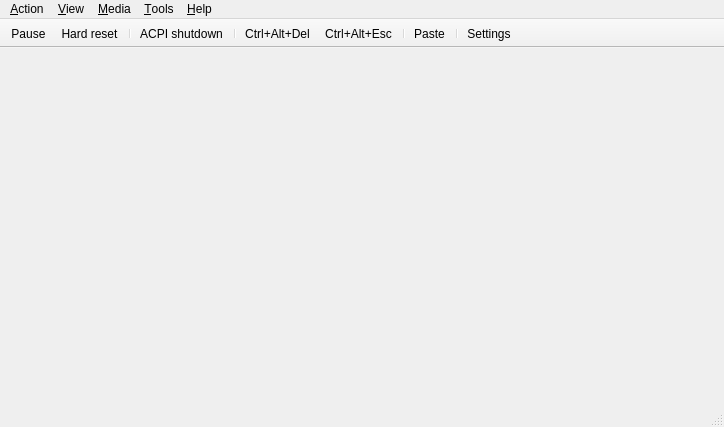
<?xml version="1.0" encoding="UTF-8"?>
<ui version="4.0">
 <class>MainWindow</class>
 <widget class="QMainWindow" name="MainWindow">
  <property name="geometry">
   <rect>
    <x>0</x>
    <y>0</y>
    <width>724</width>
    <height>427</height>
   </rect>
  </property>
  <property name="windowTitle">
   <string>86Box</string>
  </property>
  <widget class="QWidget" name="centralwidget">
   <property name="sizePolicy">
    <sizepolicy hsizetype="Expanding" vsizetype="Expanding">
     <horstretch>0</horstretch>
     <verstretch>0</verstretch>
    </sizepolicy>
   </property>
   <layout class="QVBoxLayout" name="verticalLayout">
    <property name="spacing">
     <number>0</number>
    </property>
    <property name="leftMargin">
     <number>0</number>
    </property>
    <property name="topMargin">
     <number>0</number>
    </property>
    <property name="rightMargin">
     <number>0</number>
    </property>
    <property name="bottomMargin">
     <number>0</number>
    </property>
    <item>
     <widget class="RendererStack" name="stackedWidget">
      <property name="sizePolicy">
       <sizepolicy hsizetype="Expanding" vsizetype="Expanding">
        <horstretch>0</horstretch>
        <verstretch>0</verstretch>
       </sizepolicy>
      </property>
     </widget>
    </item>
   </layout>
  </widget>
  <widget class="QMenuBar" name="menubar">
   <property name="geometry">
    <rect>
     <x>0</x>
     <y>0</y>
     <width>724</width>
     <height>21</height>
    </rect>
   </property>
   <widget class="QMenu" name="menuAction">
    <property name="title">
     <string>&amp;Action</string>
    </property>
    <widget class="QMenu" name="menuTablet_tool">
     <property name="title">
      <string>&amp;Tablet tool</string>
     </property>
     <addaction name="actionPen"/>
     <addaction name="actionCursor_Puck"/>
    </widget>
    <addaction name="menuTablet_tool"/>
    <addaction name="separator"/>
    <addaction name="actionKeyboard_requires_capture"/>
    <addaction name="actionRight_CTRL_is_left_ALT"/>
    <addaction name="separator"/>
    <addaction name="actionUpdate_mouse_every_CPU_frame"/>
    <addaction name="separator"/>
    <addaction name="actionAuto_pause"/>
    <addaction name="actionPause"/>
    <addaction name="separator"/>
    <addaction name="actionHard_Reset"/>
    <addaction name="actionCtrl_Alt_Del"/>
    <addaction name="separator"/>
    <addaction name="actionCtrl_Alt_Esc"/>
    <addaction name="separator"/>
    <addaction name="actionPasteText"/>
    <addaction name="separator"/>
    <addaction name="actionExit"/>
   </widget>
   <widget class="QMenu" name="menuTools">
    <property name="title">
     <string>&amp;Tools</string>
    </property>
    <widget class="QMenu" name="menuSound">
     <property name="title">
      <string>S&amp;ound</string>
     </property>
     <addaction name="actionMute_Unmute"/>
     <addaction name="separator"/>
     <addaction name="actionSound_gain"/>
    </widget>
    <addaction name="actionSettings"/>
    <addaction name="actionUpdate_status_bar_icons"/>
    <addaction name="separator"/>
    <addaction name="actionEnable_Discord_integration"/>
    <addaction name="separator"/>
    <addaction name="actionTake_screenshot"/>
    <addaction name="menuSound"/>
    <addaction name="separator"/>
    <addaction name="actionPreferences"/>
    <addaction name="separator"/>
    <addaction name="actionBegin_trace"/>
    <addaction name="actionEnd_trace"/>
    <addaction name="separator"/>
    <addaction name="actionMCA_devices"/>
    <addaction name="separator"/>
    <addaction name="actionOpen_printer_tray"/>
    <addaction name="actionOpen_screenshots_folder"/>
   </widget>
   <widget class="QMenu" name="menuView">
    <property name="title">
     <string>&amp;View</string>
    </property>
    <widget class="QMenu" name="menuRenderer">
     <property name="title">
      <string>Re&amp;nderer</string>
     </property>
     <addaction name="actionSoftware_Renderer"/>
     <addaction name="actionOpenGL_3_0_Core"/>
     <addaction name="actionVulkan"/>
     <addaction name="actionVNC"/>
    </widget>
    <widget class="QMenu" name="menuWindow_scale_factor">
     <property name="title">
      <string>&amp;Window scale factor</string>
     </property>
     <addaction name="action0_5x"/>
     <addaction name="action1x"/>
     <addaction name="action1_5x"/>
     <addaction name="action2x"/>
     <addaction name="action3x"/>
     <addaction name="action4x"/>
     <addaction name="action5x"/>
     <addaction name="action6x"/>
     <addaction name="action7x"/>
     <addaction name="action8x"/>
    </widget>
    <widget class="QMenu" name="menuFilter_method">
     <property name="title">
      <string>Fi&amp;lter method</string>
     </property>
     <addaction name="actionNearest"/>
     <addaction name="actionLinear"/>
    </widget>
    <widget class="QMenu" name="menuFullscreen_stretch_mode">
     <property name="title">
      <string>Fullscreen &amp;stretch mode</string>
     </property>
     <addaction name="actionFullScreen_stretch"/>
     <addaction name="actionFullScreen_43"/>
     <addaction name="actionFullScreen_keepRatio"/>
     <addaction name="actionFullScreen_int"/>
     <addaction name="actionFullScreen_int43"/>
    </widget>
    <widget class="QMenu" name="menuEGA_S_VGA_settings">
     <property name="title">
      <string>EGA/(S)&amp;VGA settings</string>
     </property>
     <widget class="QMenu" name="menuVGA_screen_type">
      <property name="title">
       <string>VGA screen &amp;type</string>
      </property>
      <addaction name="actionRGB_Color"/>
      <addaction name="actionRGB_Grayscale"/>
      <addaction name="actionAmber_monitor"/>
      <addaction name="actionGreen_monitor"/>
      <addaction name="actionWhite_monitor"/>
     </widget>
     <widget class="QMenu" name="menuGrayscale_conversion_type">
      <property name="title">
       <string>Grayscale &amp;conversion type</string>
      </property>
      <addaction name="actionBT601_NTSC_PAL"/>
      <addaction name="actionBT709_HDTV"/>
      <addaction name="actionAverage"/>
     </widget>
     <addaction name="actionInverted_VGA_monitor"/>
     <addaction name="menuVGA_screen_type"/>
     <addaction name="menuGrayscale_conversion_type"/>
    </widget>
    <widget class="QMenu" name="menuOpenGL_input_stretch_mode">
     <property name="title">
      <string>OpenGL input stretch mode</string>
     </property>
     <addaction name="action_Full_screen_stretch_gl"/>
     <addaction name="action_4_3_gl"/>
     <addaction name="action_Square_pixels_keep_ratio_gl"/>
     <addaction name="action_Integer_scale_gl"/>
     <addaction name="action4_3_Integer_scale_gl"/>
    </widget>
    <widget class="QMenu" name="menuOpenGL_input_scale">
     <property name="title">
      <string>OpenGL input scale</string>
     </property>
     <addaction name="action_0_5x_2"/>
     <addaction name="action_1x_2"/>
     <addaction name="action1_5x_2"/>
     <addaction name="action_2x_2"/>
     <addaction name="action_3x_2"/>
     <addaction name="action_4x_2"/>
     <addaction name="action_5x_2"/>
     <addaction name="action_6x_2"/>
     <addaction name="action_7x_2"/>
     <addaction name="action_8x_2"/>
    </widget>
    <addaction name="actionHide_tool_bar"/>
    <addaction name="actionHide_status_bar"/>
    <addaction name="separator"/>
    <addaction name="actionShow_non_primary_monitors"/>
    <addaction name="actionResizable_window"/>
    <addaction name="actionRemember_size_and_position"/>
    <addaction name="separator"/>
    <addaction name="menuRenderer"/>
    <addaction name="actionRenderer_options"/>
    <addaction name="menuOpenGL_input_stretch_mode"/>
    <addaction name="menuOpenGL_input_scale"/>
    <addaction name="separator"/>
    <addaction name="actionSpecify_dimensions"/>
    <addaction name="actionForce_4_3_display_ratio"/>
    <addaction name="menuWindow_scale_factor"/>
    <addaction name="menuFilter_method"/>
    <addaction name="actionHiDPI_scaling"/>
    <addaction name="separator"/>
    <addaction name="actionFullscreen"/>
    <addaction name="menuFullscreen_stretch_mode"/>
    <addaction name="actionApply_fullscreen_stretch_mode_when_maximized"/>
    <addaction name="actionCGA_composite_settings"/>
    <addaction name="menuEGA_S_VGA_settings"/>
    <addaction name="separator"/>
    <addaction name="actionCGA_PCjr_Tandy_EGA_S_VGA_overscan"/>
    <addaction name="actionChange_contrast_for_monochrome_display"/>
   </widget>
   <widget class="QMenu" name="menuMedia">
    <property name="title">
     <string>&amp;Media</string>
    </property>
   </widget>
   <widget class="QMenu" name="menuAbout">
    <property name="title">
     <string>&amp;Help</string>
    </property>
    <addaction name="actionDocumentation"/>
    <addaction name="actionAbout_86Box"/>
    <addaction name="actionAbout_Qt"/>
   </widget>
   <addaction name="menuAction"/>
   <addaction name="menuView"/>
   <addaction name="menuMedia"/>
   <addaction name="menuTools"/>
   <addaction name="menuAbout"/>
  </widget>
  <widget class="QStatusBar" name="statusbar"/>
  <widget class="QToolBar" name="toolBar">
   <property name="contextMenuPolicy">
    <enum>Qt::ContextMenuPolicy::PreventContextMenu</enum>
   </property>
   <property name="windowTitle">
    <string notr="true">toolBar</string>
   </property>
   <property name="autoFillBackground">
    <bool>true</bool>
   </property>
   <property name="movable">
    <bool>false</bool>
   </property>
   <property name="allowedAreas">
    <set>Qt::ToolBarArea::TopToolBarArea</set>
   </property>
   <property name="iconSize">
    <size>
     <width>16</width>
     <height>16</height>
    </size>
   </property>
   <property name="toolButtonStyle">
    <enum>Qt::ToolButtonStyle::ToolButtonIconOnly</enum>
   </property>
   <property name="floatable">
    <bool>false</bool>
   </property>
   <attribute name="toolBarArea">
    <enum>TopToolBarArea</enum>
   </attribute>
   <attribute name="toolBarBreak">
    <bool>false</bool>
   </attribute>
   <addaction name="actionPause"/>
   <addaction name="actionHard_Reset"/>
   <addaction name="separator"/>
   <addaction name="actionACPI_Shutdown"/>
   <addaction name="separator"/>
   <addaction name="actionCtrl_Alt_Del"/>
   <addaction name="actionCtrl_Alt_Esc"/>
   <addaction name="separator"/>
   <addaction name="actionPasteText"/>
   <addaction name="separator"/>
   <addaction name="actionSettings"/>
  </widget>
  <action name="actionUpdate_mouse_every_CPU_frame">
   <property name="checkable">
    <bool>true</bool>
   </property>
   <property name="text">
    <string>&amp;Update mouse every CPU frame</string>
   </property>
  </action>
  <action name="actionAuto_pause">
   <property name="checkable">
    <bool>true</bool>
   </property>
   <property name="text">
    <string>&amp;Auto-pause on focus loss</string>
   </property>
  </action>
  <action name="actionKeyboard_requires_capture">
   <property name="checkable">
    <bool>true</bool>
   </property>
   <property name="text">
    <string>&amp;Keyboard requires capture</string>
   </property>
  </action>
  <action name="actionRight_CTRL_is_left_ALT">
   <property name="checkable">
    <bool>true</bool>
   </property>
   <property name="text">
    <string>&amp;Right CTRL is left ALT</string>
   </property>
  </action>
  <action name="actionHard_Reset">
   <property name="icon">
    <iconset resource="../qt_resources.qrc">
     <normaloff>:/menuicons/qt/icons/hard_reset.ico</normaloff>:/menuicons/qt/icons/hard_reset.ico</iconset>
   </property>
   <property name="text">
    <string>&amp;Hard reset</string>
   </property>
   <property name="iconVisibleInMenu">
    <bool>false</bool>
   </property>
  </action>
  <action name="actionCtrl_Alt_Del">
   <property name="icon">
    <iconset resource="../qt_resources.qrc">
     <normaloff>:/menuicons/qt/icons/send_cad.ico</normaloff>:/menuicons/qt/icons/send_cad.ico</iconset>
   </property>
   <property name="text">
    <string>&amp;Ctrl+Alt+Del</string>
   </property>
   <property name="toolTip">
    <string>Ctrl+Alt+Del</string>
   </property>
   <property name="shortcut">
    <string>Ctrl+F12</string>
   </property>
   <property name="iconVisibleInMenu">
    <bool>false</bool>
   </property>
   <property name="shortcutVisibleInContextMenu">
    <bool>false</bool>
   </property>
  </action>

  <action name="actionPasteText">
   <property name="icon">
    <iconset resource="../qt_resources.qrc">
     <normaloff>:/menuicons/qt/icons/paste.ico</normaloff>:/menuicons/qt/icons/paste.ico
    </iconset>
   </property>
   <property name="text">
    <string>&amp;Paste</string>
   </property>
   <property name="toolTip">
    <string>Paste text</string>
   </property>
   <property name="shortcut">
    <string>Ctrl+Alt+Ins</string>
   </property>
   <property name="iconVisibleInMenu">
    <bool>false</bool>
   </property>
   <property name="shortcutVisibleInContextMenu">
    <bool>false</bool>
   </property>
  </action>
  
  <action name="actionCtrl_Alt_Esc">
   <property name="icon">
    <iconset resource="../qt_resources.qrc">
     <normaloff>:/menuicons/qt/icons/send_cae.ico</normaloff>:/menuicons/qt/icons/send_cae.ico</iconset>
   </property>
   <property name="text">
    <string>Ctrl+Alt+&amp;Esc</string>
   </property>
   <property name="iconVisibleInMenu">
    <bool>false</bool>
   </property>
  </action>
  <action name="actionPause">
   <property name="icon">
    <iconset resource="../qt_resources.qrc">
     <normaloff>:/menuicons/qt/icons/pause.ico</normaloff>:/menuicons/qt/icons/pause.ico</iconset>
   </property>
   <property name="text">
    <string>&amp;Pause</string>
   </property>
   <property name="iconVisibleInMenu">
    <bool>false</bool>
   </property>
  </action>
  <action name="actionExit">
   <property name="text">
    <string>E&amp;xit</string>
   </property>
   <property name="menuRole">
    <enum>QAction::MenuRole::QuitRole</enum>
   </property>
  </action>
  <action name="actionSettings">
   <property name="icon">
    <iconset resource="../qt_resources.qrc">
     <normaloff>:/menuicons/qt/icons/settings.ico</normaloff>:/menuicons/qt/icons/settings.ico</iconset>
   </property>
   <property name="text">
    <string>&amp;Settings...</string>
   </property>
   <property name="menuRole">
    <enum>QAction::MenuRole::NoRole</enum>
   </property>
   <property name="iconVisibleInMenu">
    <bool>false</bool>
   </property>
  </action>
  <action name="actionFullscreen">
   <property name="text">
    <string>&amp;Fullscreen</string>
   </property>
   <property name="shortcut">
    <string>Ctrl+Alt+PgUp</string>
   </property>
  </action>
  <action name="actionSoftware_Renderer">
   <property name="checkable">
    <bool>true</bool>
   </property>
   <property name="text">
    <string>&amp;Qt (Software)</string>
   </property>
   <property name="vid_api" stdset="0">
    <number>0</number>
   </property>
  </action>
  <action name="actionHide_status_bar">
   <property name="checkable">
    <bool>true</bool>
   </property>
   <property name="text">
    <string>&amp;Hide status bar</string>
   </property>
  </action>
  <action name="actionResizable_window">
   <property name="checkable">
    <bool>true</bool>
   </property>
   <property name="text">
    <string>&amp;Resizeable window</string>
   </property>
  </action>
  <action name="actionRemember_size_and_position">
   <property name="checkable">
    <bool>true</bool>
   </property>
   <property name="text">
    <string>R&amp;emember size &amp;&amp; position</string>
   </property>
  </action>
  <action name="actionSpecify_dimensions">
   <property name="text">
    <string>Specify &amp;dimensions...</string>
   </property>
  </action>
  <action name="actionForce_4_3_display_ratio">
   <property name="checkable">
    <bool>true</bool>
   </property>
   <property name="text">
    <string>Force &amp;4:3 display ratio</string>
   </property>
  </action>
  <action name="actionHiDPI_scaling">
   <property name="checkable">
    <bool>true</bool>
   </property>
   <property name="text">
    <string>Hi&amp;DPI scaling</string>
   </property>
  </action>
  <action name="actionCGA_PCjr_Tandy_EGA_S_VGA_overscan">
   <property name="checkable">
    <bool>true</bool>
   </property>
   <property name="text">
    <string>CGA/PCjr/Tandy/E&amp;GA/(S)VGA overscan</string>
   </property>
  </action>
  <action name="actionChange_contrast_for_monochrome_display">
   <property name="checkable">
    <bool>true</bool>
   </property>
   <property name="text">
    <string>Change contrast for &amp;monochrome display</string>
   </property>
  </action>
  <action name="action0_5x">
   <property name="checkable">
    <bool>true</bool>
   </property>
   <property name="text">
    <string>&amp;0.5x</string>
   </property>
  </action>
  <action name="action1x">
   <property name="checkable">
    <bool>true</bool>
   </property>
   <property name="text">
    <string>&amp;1x</string>
   </property>
  </action>
  <action name="action1_5x">
   <property name="checkable">
    <bool>true</bool>
   </property>
   <property name="text">
    <string>1.&amp;5x</string>
   </property>
  </action>
  <action name="action2x">
   <property name="checkable">
    <bool>true</bool>
   </property>
   <property name="text">
    <string>&amp;2x</string>
   </property>
  </action>
  <action name="action3x">
   <property name="checkable">
    <bool>true</bool>
   </property>
   <property name="text">
    <string>&amp;3x</string>
   </property>
  </action>
  <action name="action4x">
   <property name="checkable">
    <bool>true</bool>
   </property>
   <property name="text">
    <string>&amp;4x</string>
   </property>
  </action>
  <action name="action5x">
   <property name="checkable">
    <bool>true</bool>
   </property>
   <property name="text">
    <string>&amp;5x</string>
   </property>
  </action>
  <action name="action6x">
   <property name="checkable">
    <bool>true</bool>
   </property>
   <property name="text">
    <string>&amp;6x</string>
   </property>
  </action>
  <action name="action7x">
   <property name="checkable">
    <bool>true</bool>
   </property>
   <property name="text">
    <string>&amp;7x</string>
   </property>
  </action>
  <action name="action8x">
   <property name="checkable">
    <bool>true</bool>
   </property>
   <property name="text">
    <string>&amp;8x</string>
   </property>
  </action>
  <action name="actionNearest">
   <property name="checkable">
    <bool>true</bool>
   </property>
   <property name="text">
    <string>&amp;Nearest</string>
   </property>
  </action>
  <action name="actionLinear">
   <property name="checkable">
    <bool>true</bool>
   </property>
   <property name="text">
    <string>&amp;Linear</string>
   </property>
  </action>
  <action name="actionFullScreen_stretch">
   <property name="checkable">
    <bool>true</bool>
   </property>
   <property name="text">
    <string>&amp;Full screen stretch</string>
   </property>
  </action>
  <action name="actionFullScreen_43">
   <property name="checkable">
    <bool>true</bool>
   </property>
   <property name="text">
    <string>&amp;4:3</string>
   </property>
  </action>
  <action name="actionFullScreen_keepRatio">
   <property name="checkable">
    <bool>true</bool>
   </property>
   <property name="text">
    <string>&amp;Square pixels (Keep ratio)</string>
   </property>
  </action>
  <action name="actionFullScreen_int">
   <property name="checkable">
    <bool>true</bool>
   </property>
   <property name="text">
    <string>&amp;Integer scale</string>
   </property>
  </action>
  <action name="actionFullScreen_int43">
   <property name="checkable">
    <bool>true</bool>
   </property>
   <property name="text">
    <string>4:&amp;3 Integer scale</string>
   </property>
  </action>
  <action name="actionInverted_VGA_monitor">
   <property name="checkable">
    <bool>true</bool>
   </property>
   <property name="text">
    <string>&amp;Inverted VGA monitor</string>
   </property>
  </action>
  <action name="actionRGB_Color">
   <property name="checkable">
    <bool>true</bool>
   </property>
   <property name="text">
    <string>RGB &amp;Color</string>
   </property>
  </action>
  <action name="actionRGB_Grayscale">
   <property name="checkable">
    <bool>true</bool>
   </property>
   <property name="text">
    <string>&amp;RGB Grayscale</string>
   </property>
  </action>
  <action name="actionAmber_monitor">
   <property name="checkable">
    <bool>true</bool>
   </property>
   <property name="text">
    <string>&amp;Amber monitor</string>
   </property>
  </action>
  <action name="actionGreen_monitor">
   <property name="checkable">
    <bool>true</bool>
   </property>
   <property name="text">
    <string>&amp;Green monitor</string>
   </property>
  </action>
  <action name="actionWhite_monitor">
   <property name="checkable">
    <bool>true</bool>
   </property>
   <property name="text">
    <string>&amp;White monitor</string>
   </property>
  </action>
  <action name="actionBT601_NTSC_PAL">
   <property name="checkable">
    <bool>true</bool>
   </property>
   <property name="text">
    <string>BT&amp;601 (NTSC/PAL)</string>
   </property>
  </action>
  <action name="actionBT709_HDTV">
   <property name="checkable">
    <bool>true</bool>
   </property>
   <property name="text">
    <string>BT&amp;709 (HDTV)</string>
   </property>
  </action>
  <action name="actionAverage">
   <property name="checkable">
    <bool>true</bool>
   </property>
   <property name="text">
    <string>&amp;Average</string>
   </property>
  </action>
  <action name="actionAbout_Qt">
   <property name="text">
    <string>About &amp;Qt</string>
   </property>
   <property name="visible">
    <bool>false</bool>
   </property>
   <property name="menuRole">
    <enum>QAction::MenuRole::AboutQtRole</enum>
   </property>
  </action>
  <action name="actionAbout_86Box">
   <property name="text">
    <string>&amp;About 86Box...</string>
   </property>
   <property name="menuRole">
    <enum>QAction::MenuRole::AboutRole</enum>
   </property>
  </action>
  <action name="actionDocumentation">
   <property name="text">
    <string>&amp;Documentation...</string>
   </property>
  </action>
  <action name="actionUpdate_status_bar_icons">
   <property name="checkable">
    <bool>true</bool>
   </property>
   <property name="text">
    <string>&amp;Update status bar icons</string>
   </property>
  </action>
  <action name="actionTake_screenshot">
   <property name="text">
    <string>Take s&amp;creenshot</string>
   </property>
   <property name="shortcut">
    <string>Ctrl+F11</string>
   </property>
   <property name="shortcutVisibleInContextMenu">
    <bool>false</bool>
   </property>
  </action>
  <action name="actionMute_Unmute">
   <property name="text">
    <string>&amp;Mute</string>
   </property>
  </action>
  <action name="actionSound_gain">
   <property name="text">
    <string>Sound &amp;gain...</string>
   </property>
  </action>
  <action name="actionOpenGL_3_0_Core">
   <property name="checkable">
    <bool>true</bool>
   </property>
   <property name="text">
    <string>Open&amp;GL (3.0 Core)</string>
   </property>
   <property name="vid_api" stdset="0">
    <number>1</number>
   </property>
  </action>
  <action name="actionPreferences">
   <property name="text">
    <string>&amp;Preferences...</string>
   </property>
   <property name="menuRole">
    <enum>QAction::MenuRole::PreferencesRole</enum>
   </property>
  </action>
  <action name="actionEnable_Discord_integration">
   <property name="checkable">
    <bool>true</bool>
   </property>
   <property name="text">
    <string>Enable &amp;Discord integration</string>
   </property>
  </action>
  <action name="actionHide_tool_bar">
   <property name="checkable">
    <bool>true</bool>
   </property>
   <property name="text">
    <string>Hide &amp;toolbar</string>
   </property>
   <property name="toolTip">
    <string>Hide tool bar</string>
   </property>
  </action>
  <action name="actionACPI_Shutdown">
   <property name="enabled">
    <bool>true</bool>
   </property>
   <property name="icon">
    <iconset resource="../qt_resources.qrc">
     <normaloff>:/menuicons/qt/icons/acpi_shutdown.ico</normaloff>:/menuicons/qt/icons/acpi_shutdown.ico</iconset>
   </property>
   <property name="text">
    <string>ACP&amp;I shutdown</string>
   </property>
   <property name="toolTip">
    <string>ACPI shutdown</string>
   </property>
   <property name="visible">
    <bool>true</bool>
   </property>
  </action>
  <action name="actionBegin_trace">
   <property name="text">
    <string>Begin trace</string>
   </property>
   <property name="shortcut">
    <string>Ctrl+T</string>
   </property>
   <property name="visible">
    <bool>false</bool>
   </property>
   <property name="shortcutVisibleInContextMenu">
    <bool>false</bool>
   </property>
  </action>
  <action name="actionEnd_trace">
   <property name="text">
    <string>End trace</string>
   </property>
   <property name="shortcut">
    <string>Ctrl+T</string>
   </property>
   <property name="visible">
    <bool>false</bool>
   </property>
   <property name="shortcutVisibleInContextMenu">
    <bool>false</bool>
   </property>
  </action>
  <action name="actionRenderer_options">
   <property name="text">
    <string>Renderer &amp;options...</string>
   </property>
   <property name="menuRole">
    <enum>QAction::MenuRole::NoRole</enum>
   </property>
  </action>
  <action name="actionVulkan">
   <property name="checkable">
    <bool>true</bool>
   </property>
   <property name="text">
    <string>&amp;Vulkan</string>
   </property>
   <property name="vid_api" stdset="0">
    <number>2</number>
   </property>
  </action>
  <action name="actionMCA_devices">
   <property name="text">
    <string>&amp;MCA devices...</string>
   </property>
  </action>
  <action name="actionShow_non_primary_monitors">
   <property name="checkable">
    <bool>true</bool>
   </property>
   <property name="text">
    <string>Show non-&amp;primary monitors</string>
   </property>
  </action>
  <action name="actionVNC">
   <property name="checkable">
    <bool>true</bool>
   </property>
   <property name="text">
    <string>&amp;VNC</string>
   </property>
   <property name="vid_api" stdset="0">
    <number>3</number>
   </property>
  </action>
  <action name="actionOpen_printer_tray">
   <property name="text">
    <string>Open p&amp;rinter tray...</string>
   </property>
  </action>
  <action name="actionOpen_screenshots_folder">
   <property name="text">
    <string>Open screenshots &amp;folder...</string>
   </property>
  </action>
  <action name="actionApply_fullscreen_stretch_mode_when_maximized">
   <property name="checkable">
    <bool>true</bool>
   </property>
   <property name="text">
    <string>Appl&amp;y fullscreen stretch mode when maximized</string>
   </property>
  </action>
  <action name="actionCursor_Puck">
   <property name="checkable">
    <bool>true</bool>
   </property>
   <property name="text">
    <string>&amp;Cursor/Puck</string>
   </property>
  </action>
  <action name="actionPen">
   <property name="checkable">
    <bool>true</bool>
   </property>
   <property name="text">
    <string>&amp;Pen</string>
   </property>
  </action>
  <action name="actionCGA_composite_settings">
   <property name="text">
    <string>&amp;CGA composite settings...</string>
   </property>
  </action>
  <action name="action_Full_screen_stretch_gl">
   <property name="checkable">
    <bool>true</bool>
   </property>
   <property name="text">
    <string>&amp;Full screen stretch</string>
   </property>
  </action>
  <action name="action_4_3_gl">
   <property name="checkable">
    <bool>true</bool>
   </property>
   <property name="text">
    <string>&amp;4:3</string>
   </property>
  </action>
  <action name="action_Square_pixels_keep_ratio_gl">
   <property name="checkable">
    <bool>true</bool>
   </property>
   <property name="text">
    <string>&amp;Square pixels (Keep ratio)</string>
   </property>
  </action>
  <action name="action_Integer_scale_gl">
   <property name="checkable">
    <bool>true</bool>
   </property>
   <property name="text">
    <string>&amp;Integer scale</string>
   </property>
  </action>
  <action name="action4_3_Integer_scale_gl">
   <property name="checkable">
    <bool>true</bool>
   </property>
   <property name="text">
    <string>4:&amp;3 Integer scale</string>
   </property>
  </action>
  <action name="action_1x">
   <property name="checkable">
    <bool>true</bool>
   </property>
   <property name="text">
    <string>&amp;1x</string>
   </property>
  </action>
  <action name="action_0_5x_2">
   <property name="checkable">
    <bool>true</bool>
   </property>
   <property name="text">
    <string>&amp;0.5x</string>
   </property>
  </action>
  <action name="action_1x_2">
   <property name="checkable">
    <bool>true</bool>
   </property>
   <property name="text">
    <string>&amp;1x</string>
   </property>
  </action>
  <action name="action1_5x_2">
   <property name="checkable">
    <bool>true</bool>
   </property>
   <property name="text">
    <string>1.&amp;5x</string>
   </property>
  </action>
  <action name="action_2x_2">
   <property name="checkable">
    <bool>true</bool>
   </property>
   <property name="text">
    <string>&amp;2x</string>
   </property>
  </action>
  <action name="action_3x_2">
   <property name="checkable">
    <bool>true</bool>
   </property>
   <property name="text">
    <string>&amp;3x</string>
   </property>
  </action>
  <action name="action_4x_2">
   <property name="checkable">
    <bool>true</bool>
   </property>
   <property name="text">
    <string>&amp;4x</string>
   </property>
  </action>
  <action name="action_5x_2">
   <property name="checkable">
    <bool>true</bool>
   </property>
   <property name="text">
    <string>&amp;5x</string>
   </property>
  </action>
  <action name="action_6x_2">
   <property name="checkable">
    <bool>true</bool>
   </property>
   <property name="text">
    <string>&amp;6x</string>
   </property>
  </action>
  <action name="action_7x_2">
   <property name="checkable">
    <bool>true</bool>
   </property>
   <property name="text">
    <string>&amp;7x</string>
   </property>
  </action>
  <action name="action_8x_2">
   <property name="checkable">
    <bool>true</bool>
   </property>
   <property name="text">
    <string>&amp;8x</string>
   </property>
  </action>
 </widget>
 <customwidgets>
  <customwidget>
   <class>RendererStack</class>
   <extends>QWidget</extends>
   <header>qt_rendererstack.hpp</header>
   <container>1</container>
  </customwidget>
 </customwidgets>
 <resources>
  <include location="../qt_resources.qrc"/>
 </resources>
 <connections/>
</ui>
